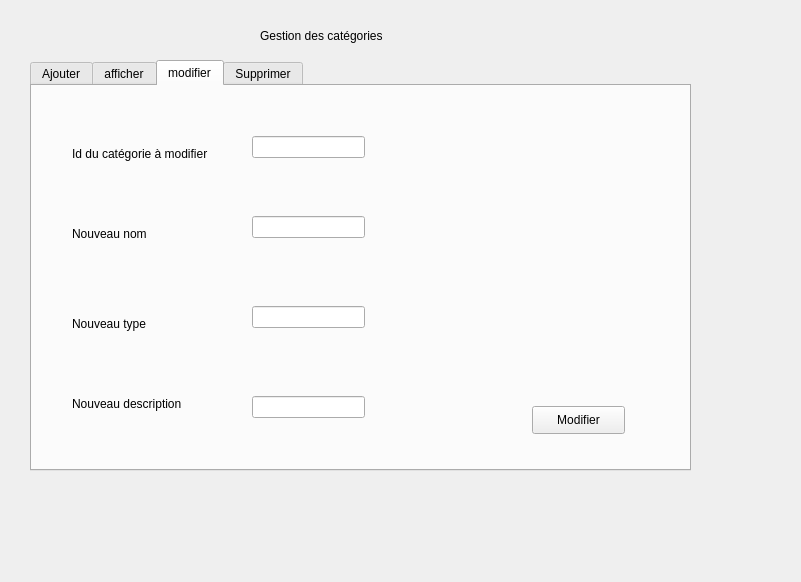
<?xml version="1.0" encoding="UTF-8"?>
<ui version="4.0">
 <class>gestioncategorie</class>
 <widget class="QDialog" name="gestioncategorie">
  <property name="geometry">
   <rect>
    <x>0</x>
    <y>0</y>
    <width>801</width>
    <height>582</height>
   </rect>
  </property>
  <property name="windowTitle">
   <string>Dialog</string>
  </property>
  <widget class="QTabWidget" name="tabWidget">
   <property name="geometry">
    <rect>
     <x>30</x>
     <y>60</y>
     <width>661</width>
     <height>411</height>
    </rect>
   </property>
   <property name="currentIndex">
    <number>2</number>
   </property>
   <widget class="QWidget" name="tab">
    <attribute name="title">
     <string>Ajouter</string>
    </attribute>
    <widget class="QLabel" name="label_2">
     <property name="geometry">
      <rect>
       <x>60</x>
       <y>70</y>
       <width>55</width>
       <height>16</height>
      </rect>
     </property>
     <property name="text">
      <string>id </string>
     </property>
    </widget>
    <widget class="QLabel" name="label_3">
     <property name="geometry">
      <rect>
       <x>60</x>
       <y>140</y>
       <width>55</width>
       <height>16</height>
      </rect>
     </property>
     <property name="text">
      <string>Nom</string>
     </property>
    </widget>
    <widget class="QLabel" name="label_4">
     <property name="geometry">
      <rect>
       <x>60</x>
       <y>210</y>
       <width>55</width>
       <height>16</height>
      </rect>
     </property>
     <property name="text">
      <string>Type</string>
     </property>
    </widget>
    <widget class="QLabel" name="label_5">
     <property name="geometry">
      <rect>
       <x>60</x>
       <y>270</y>
       <width>81</width>
       <height>16</height>
      </rect>
     </property>
     <property name="text">
      <string>Description</string>
     </property>
    </widget>
    <widget class="QLineEdit" name="id">
     <property name="geometry">
      <rect>
       <x>200</x>
       <y>60</y>
       <width>113</width>
       <height>22</height>
      </rect>
     </property>
    </widget>
    <widget class="QLineEdit" name="nom">
     <property name="geometry">
      <rect>
       <x>200</x>
       <y>130</y>
       <width>113</width>
       <height>22</height>
      </rect>
     </property>
    </widget>
    <widget class="QLineEdit" name="type">
     <property name="geometry">
      <rect>
       <x>200</x>
       <y>200</y>
       <width>113</width>
       <height>22</height>
      </rect>
     </property>
    </widget>
    <widget class="QLineEdit" name="description">
     <property name="geometry">
      <rect>
       <x>200</x>
       <y>270</y>
       <width>113</width>
       <height>22</height>
      </rect>
     </property>
    </widget>
    <widget class="QPushButton" name="btn_ajouter">
     <property name="geometry">
      <rect>
       <x>510</x>
       <y>330</y>
       <width>93</width>
       <height>28</height>
      </rect>
     </property>
     <property name="text">
      <string>Ajouter</string>
     </property>
    </widget>
   </widget>
   <widget class="QWidget" name="tab_2">
    <attribute name="title">
     <string>afficher</string>
    </attribute>
    <widget class="QTableView" name="tab_cat">
     <property name="geometry">
      <rect>
       <x>30</x>
       <y>30</y>
       <width>601</width>
       <height>221</height>
      </rect>
     </property>
    </widget>
    <widget class="QPushButton" name="tri_id">
     <property name="geometry">
      <rect>
       <x>30</x>
       <y>260</y>
       <width>93</width>
       <height>28</height>
      </rect>
     </property>
     <property name="text">
      <string>Id</string>
     </property>
    </widget>
    <widget class="QPushButton" name="tri_nom">
     <property name="geometry">
      <rect>
       <x>30</x>
       <y>300</y>
       <width>93</width>
       <height>28</height>
      </rect>
     </property>
     <property name="text">
      <string>Nom</string>
     </property>
    </widget>
    <widget class="QPushButton" name="btn_refresh">
     <property name="geometry">
      <rect>
       <x>540</x>
       <y>250</y>
       <width>93</width>
       <height>28</height>
      </rect>
     </property>
     <property name="text">
      <string>Actualiser</string>
     </property>
    </widget>
    <widget class="QPushButton" name="btn_rechercher_c">
     <property name="geometry">
      <rect>
       <x>540</x>
       <y>290</y>
       <width>93</width>
       <height>28</height>
      </rect>
     </property>
     <property name="text">
      <string>Search</string>
     </property>
    </widget>
    <widget class="QLabel" name="label_6">
     <property name="geometry">
      <rect>
       <x>280</x>
       <y>290</y>
       <width>91</width>
       <height>21</height>
      </rect>
     </property>
     <property name="text">
      <string>Nom à chercher</string>
     </property>
    </widget>
    <widget class="QLineEdit" name="nom_a_chercher">
     <property name="geometry">
      <rect>
       <x>400</x>
       <y>290</y>
       <width>113</width>
       <height>22</height>
      </rect>
     </property>
    </widget>
    <widget class="QPushButton" name="btn_pdf">
     <property name="geometry">
      <rect>
       <x>540</x>
       <y>340</y>
       <width>93</width>
       <height>28</height>
      </rect>
     </property>
     <property name="text">
      <string>Imprimer</string>
     </property>
    </widget>
   </widget>
   <widget class="QWidget" name="tab_3">
    <attribute name="title">
     <string>modifier</string>
    </attribute>
    <widget class="QLabel" name="label_7">
     <property name="geometry">
      <rect>
       <x>40</x>
       <y>60</y>
       <width>151</width>
       <height>16</height>
      </rect>
     </property>
     <property name="text">
      <string>Id du catégorie à modifier</string>
     </property>
    </widget>
    <widget class="QLabel" name="label_8">
     <property name="geometry">
      <rect>
       <x>40</x>
       <y>140</y>
       <width>81</width>
       <height>16</height>
      </rect>
     </property>
     <property name="text">
      <string>Nouveau nom</string>
     </property>
    </widget>
    <widget class="QLabel" name="label_9">
     <property name="geometry">
      <rect>
       <x>40</x>
       <y>230</y>
       <width>81</width>
       <height>16</height>
      </rect>
     </property>
     <property name="text">
      <string>Nouveau type</string>
     </property>
    </widget>
    <widget class="QLabel" name="label_10">
     <property name="geometry">
      <rect>
       <x>40</x>
       <y>310</y>
       <width>121</width>
       <height>16</height>
      </rect>
     </property>
     <property name="text">
      <string>Nouveau description</string>
     </property>
    </widget>
    <widget class="QLineEdit" name="id_a_modifier">
     <property name="geometry">
      <rect>
       <x>220</x>
       <y>50</y>
       <width>113</width>
       <height>22</height>
      </rect>
     </property>
    </widget>
    <widget class="QLineEdit" name="nv_nom">
     <property name="geometry">
      <rect>
       <x>220</x>
       <y>130</y>
       <width>113</width>
       <height>22</height>
      </rect>
     </property>
    </widget>
    <widget class="QLineEdit" name="nv_type">
     <property name="geometry">
      <rect>
       <x>220</x>
       <y>220</y>
       <width>113</width>
       <height>22</height>
      </rect>
     </property>
    </widget>
    <widget class="QLineEdit" name="nv_desc">
     <property name="geometry">
      <rect>
       <x>220</x>
       <y>310</y>
       <width>113</width>
       <height>22</height>
      </rect>
     </property>
    </widget>
    <widget class="QPushButton" name="btn_modifier_c">
     <property name="geometry">
      <rect>
       <x>500</x>
       <y>320</y>
       <width>93</width>
       <height>28</height>
      </rect>
     </property>
     <property name="text">
      <string>Modifier</string>
     </property>
    </widget>
   </widget>
   <widget class="QWidget" name="tab_4">
    <attribute name="title">
     <string>Supprimer</string>
    </attribute>
    <widget class="QLabel" name="label">
     <property name="geometry">
      <rect>
       <x>44</x>
       <y>130</y>
       <width>201</width>
       <height>41</height>
      </rect>
     </property>
     <property name="text">
      <string>ID du categorie à supprimer</string>
     </property>
    </widget>
    <widget class="QPushButton" name="btn_supprimer_c">
     <property name="geometry">
      <rect>
       <x>520</x>
       <y>320</y>
       <width>93</width>
       <height>28</height>
      </rect>
     </property>
     <property name="text">
      <string>Supprimer</string>
     </property>
    </widget>
    <widget class="QLineEdit" name="id_a_supprimer">
     <property name="geometry">
      <rect>
       <x>250</x>
       <y>140</y>
       <width>113</width>
       <height>22</height>
      </rect>
     </property>
    </widget>
   </widget>
  </widget>
  <widget class="QLabel" name="label_11">
   <property name="geometry">
    <rect>
     <x>260</x>
     <y>20</y>
     <width>201</width>
     <height>31</height>
    </rect>
   </property>
   <property name="text">
    <string>Gestion des catégories</string>
   </property>
  </widget>
 </widget>
 <resources/>
 <connections/>
</ui>
